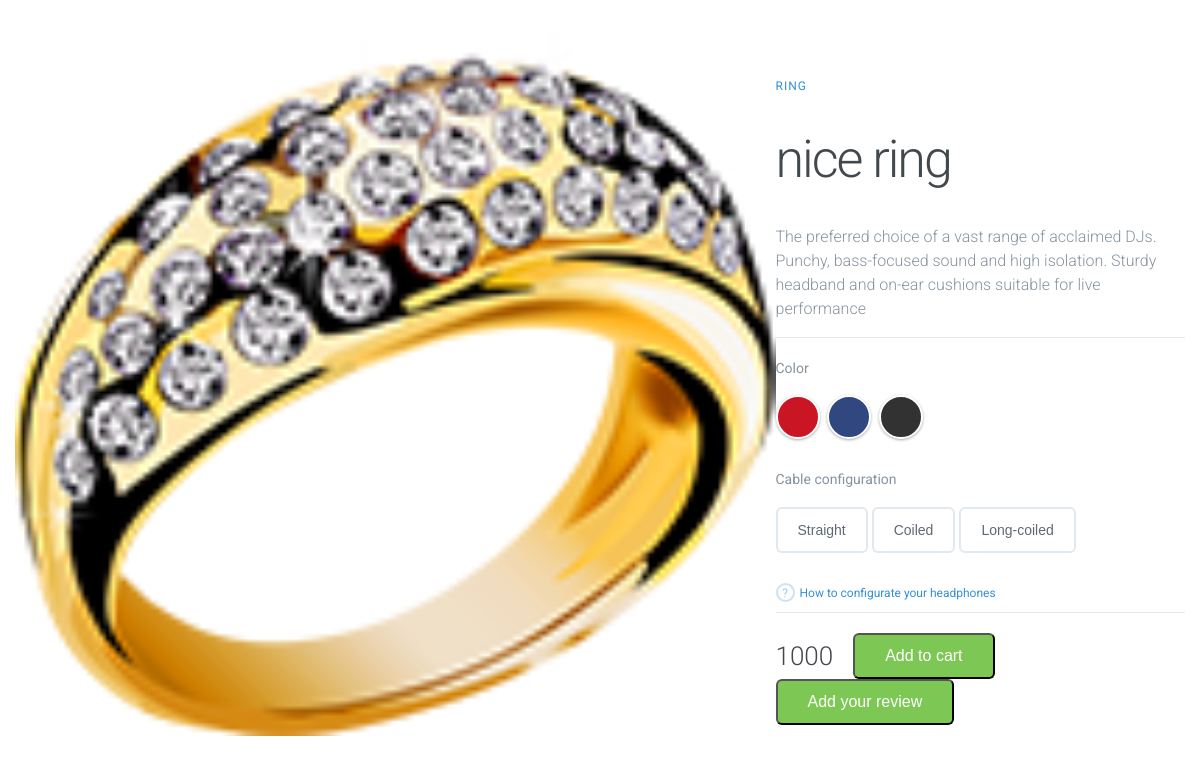
Page /productview/1 on the committed database.
### app/models.py (models this page shows)
class items(models.Model):
    name = models.CharField(max_length=15)
    price = models.IntegerField()
    desc = models.CharField(max_length=150)
    image = models.ImageField(upload_to='static/new',null=True,blank=True)
    type = models.CharField(choices=ITEM_CHOICES,max_length=20)

### app/views.py (the view)
# urls.py: path('productview/<int:pk>',views.productview,name='productview'),
def productview(request,pk):
    product = items.objects.get(pk=pk)
    if request.user.is_authenticated:
        product = items.objects.get(pk=pk)
        item_already_in_cart = True
        item_already_in_cart = Cart.objects.filter(Q(items=product.id) & Q(user=request.user)).exists()
        return render(request,'productview.html',{"product":product,"item_already_in_cart": item_already_in_cart})
    return render(request,'productview.html',{"product":product})

### templates/productview.html (shortened to what this page needs)
<!DOCTYPE html>
<html>
  <head>
    {% load static %}
    <link href="{% static 'css/productview.css' %}" rel="stylesheet">
  </head>
  <body>
    <main class="container">
      <div class="left-column">
        <img data-image="red" class="active" src="{{product.image.url}}" alt="">
      </div>
      <div class="right-column">
        <div class="product-description">
          <span>{{product.name}}</span>
          <h1>{{product.desc}}</h1>
          <p>The preferred choice of a vast range of acclaimed DJs. Punchy, bass-focused sound and high isolation. Sturdy headband and on-ear cushions suitable for live performance</p>
        </div>
        <div class="product-configuration">
          <div class="product-color">
            <span>Color</span>
            <div class="color-choose">
              <div>
                <label for="red"><span></span></label>
              </div>
              <div>
                <label for="blue"><span></span></label>
              </div>
              <div>
                <label for="black"><span></span></label>
              </div>
            </div>
          </div>
          <div class="cable-config">
            <span>Cable configuration</span>
            <div class="cable-choose">
              <button>Straight</button>
              <button>Coiled</button>
              <button>Long-coiled</button>
            </div>
            <a href="#">How to configurate your headphones</a>
          </div>
        </div>
        <div class="product-price">
          <span>{{product.price}}</span>
          <form action="/add_to_cart" >
            {% if item_already_in_cart %}
              <h4>item already in cart</h4>
            {% else %}
              <button type="submit" class="cart-btn">Add to cart</button>
            {% endif %}
        </form>
        </div>
        <button type="submit" class="cart-btn">Add your review</button>
      </div>
    </main>
  </body>
</html>

### static/css/productview.css (style rules this page uses)
html, body { height: 100%; width: 100%; margin: 0; font-family: 'Roboto', sans-serif; }
.container { max-width: 1200px; margin: 0 auto; padding: 15px; display: flex; }
.left-column { width: 65%; position: relative; }
.right-column { width: 35%; margin-top: 60px; }
.left-column img { width: 100%; position: absolute; left: 0; top: 0; opacity: 0; transition: all 0.3s ease; }
.left-column img.active { opacity: 1; }
.product-description { border-bottom: 1px solid #E1E8EE; margin-bottom: 20px; }
.product-description span { font-size: 12px; color: #358ED7; letter-spacing: 1px; text-transform: uppercase; text-decoration: none; }
.product-description h1 { font-weight: 300; font-size: 52px; color: #43484D; letter-spacing: -2px; }
.product-description p { font-size: 16px; font-weight: 300; color: #86939E; line-height: 24px; }
.product-color span, .cable-config span { font-size: 14px; font-weight: 400; color: #86939E; margin-bottom: 20px; display: inline-block; }
.product-color { margin-bottom: 30px; }
.color-choose div { display: inline-block; }
.color-choose input[type="radio"] + label span { display: inline-block; width: 40px; height: 40px; margin: -1px 4px 0 0; vertical-align: middle; cursor: pointer; border-radius: 50%; }
.color-choose input[type="radio"] + label span { border: 2px solid #FFFFFF; box-shadow: 0 1px 3px 0 rgba(0,0,0,0.33); }
.color-choose input[type="radio"]#red + label span { background-color: #C91524; }
.color-choose input[type="radio"]#blue + label span { background-color: #314780; }
.color-choose input[type="radio"]#black + label span { background-color: #323232; }
.color-choose input[type="radio"]:checked + label span { background-image: url(images/check-icn.svg); background-repeat: no-repeat; background-position: center; }
.cable-choose { margin-bottom: 20px; }
.cable-choose button { border: 2px solid #E1E8EE; border-radius: 6px; padding: 13px 20px; font-size: 14px; color: #5E6977; background-color: #fff; cursor: pointer; transition: all .5s; }
.cable-config { border-bottom: 1px solid #E1E8EE; margin-bottom: 20px; }
.cable-config a { color: #358ED7; text-decoration: none; font-size: 12px; position: relative; margin: 10px 0; display: inline-block; }
.cable-config a:before { content: "?"; height: 15px; width: 15px; border-radius: 50%; border: 2px solid rgba(53, 142, 215, 0.5); display: inline-block; text-align: center; line-height: 16px; opacity: 0.5; margin-right: 5px; }
.product-price { display: flex; align-items: center; }
.product-price span { font-size: 26px; font-weight: 300; color: #43474D; margin-right: 20px; }
.cart-btn { display: inline-block; background-color: #7DC855; border-radius: 6px; font-size: 16px; color: #FFFFFF; text-decoration: none; padding: 12px 30px; transition: all .5s; }

### rows in the picture
items: image (picture), name "RING", desc "nice ring", price "1000"
